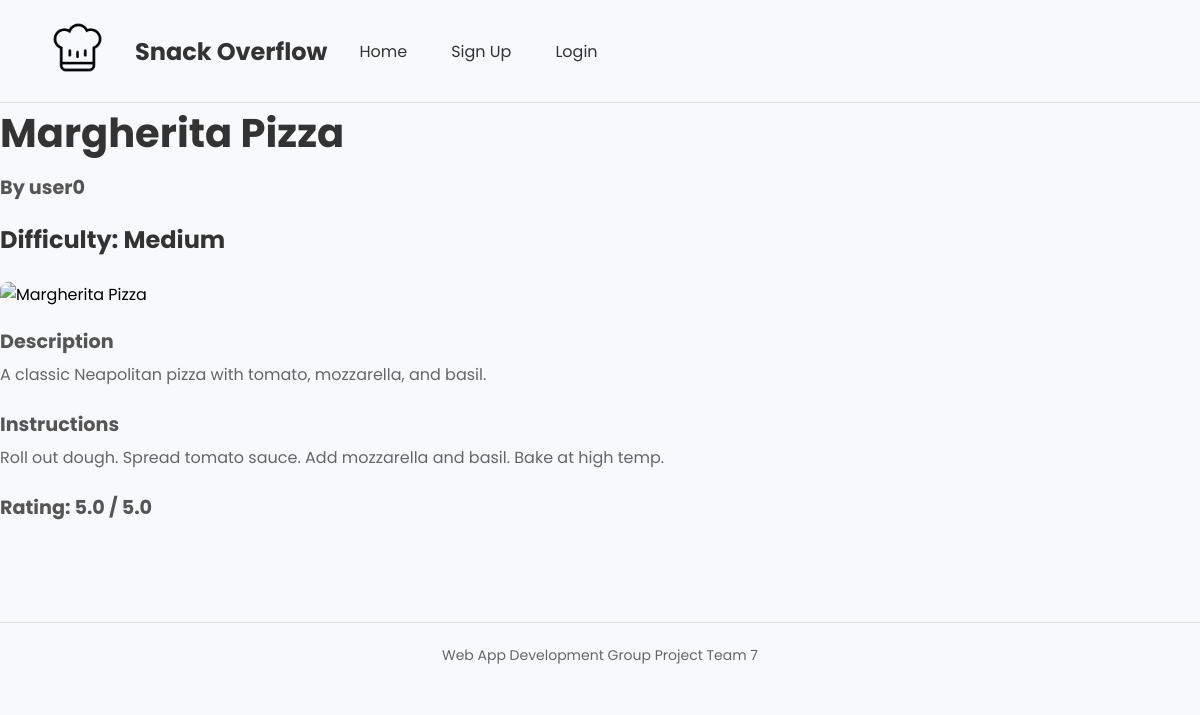
Page /recipes/1/ on the committed database.
### recipes/models.py (models this page shows, shortened)
class Recipe(models.Model):
    DIFFICULTY_CHOICES = [("Easy", "Easy"), ("Medium", "Medium"), ("Hard", "Hard")]
    title = models.CharField(max_length=255)
    author = models.ForeignKey(User, on_delete=models.CASCADE, related_name="recipes")
    image = models.ImageField(upload_to='recipe_images', blank=True)
    category = models.ForeignKey(Category, on_delete=models.CASCADE)
    description = models.TextField()
    difficulty = models.CharField(max_length=20, choices=DIFFICULTY_CHOICES)
    ingredients = models.TextField()
    instructions = models.TextField()
    created_at = models.DateTimeField(auto_now_add=True)
    slug = models.SlugField()
    def average_rating(self):
        ratings = self.ratings.all()
        if ratings.exists():
            return round(sum(r.rating for r in ratings) / ratings.count(), 1)
        return 0

class Rating(models.Model):
    user = models.ForeignKey(User, on_delete=models.CASCADE, related_name='ratings')
    recipe = models.ForeignKey(Recipe, on_delete=models.CASCADE, related_name='ratings')
    rating = models.IntegerField(choices=[(i, i) for i in range(1, 6)])  # 1 to 5 stars
    created_at = models.DateTimeField(auto_now_add=True)
    class Meta:
        unique_together = ('user', 'recipe')  # Ensures a user can rate a recipe only once

### recipes/views.py (the view)
# urls.py: path('<int:recipe_id>/', views.recipe_detail_view, name='recipe_detail'),
def recipe_detail_view(request, recipe_id):
    recipe = Recipe.objects.get(id=recipe_id)
    return render(request, 'recipes/recipe.html', {'recipe': recipe})

### templates/recipes/recipe.html (shortened to what this page needs)
{% extends 'recipes/base.html' %}
{% load staticfiles %}
{% block body_block %}
    {% if recipe %}
        <h1 id="recipe-title">{{ recipe.title }}</h1>
        <h3 id="author">By {{ recipe.author }}</h3>
        <h3 id="difficulty">Difficulty: {{ recipe.difficulty }}</h3>
        <img class="recipe-image" src="{{ recipe.image }}" alt="{{ recipe.title }}">
        <div class="description">
            <h3>Description</h3>
            <p> {{ recipe.description }} </p>
        </div>
        <h3>Instructions</h3>
        <p> {{ recipe.instructions }} </p>
        <h3> Rating: {{ recipe.average_rating }} / 5.0</h3>
    {% else %}
        The specified recipe does not exist.
    {% endif %}
{% endblock %}

### static/css/styles.css (style rules this page uses)
* { margin: 0; padding: 0; box-sizing: border-box; font-family: 'Poppins'; }
body { background-color: #f8f9fa; }
h1 { font-size: 2.5em; color: #333; margin-bottom: 10px; }
h3 { font-size: 1.2em; color: #555; margin-bottom: 5px; }
.recipe-image { width: 100%; height: auto; border-radius: 8px; margin: 20px 0; }
h3 + h3 { margin-top: 20px; font-size: 1.5em; color: #333; }
p { font-size: 1em; color: #666; margin-bottom: 20px; line-height: 1.8; }

### rows in the picture
Recipe: title "Margherita Pizza", author "user0", difficulty "Medium", description "A classic Neapolitan pizza with tomato, mozzarella, and basil.", instructions "Roll out dough. Spread tomato sauce. Add mozzarella and basil. Bake at high temp.", average_rating "5.0"
